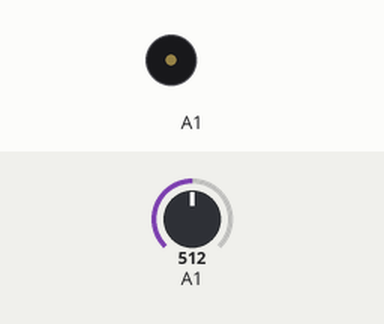
Recording of a sketch running on a simulated Arduino Uno, built with avr-gcc and run on an emulated ATmega328P. Shown: buzzer (waves = sounding). The inputs (shaded band) are chosen by the test bench; at power-on: A1 = 512.

Above: at 1.2 s.
1.3 s: A1 set to 5
2.8 s: A1 set to 2
At 3.5 s:
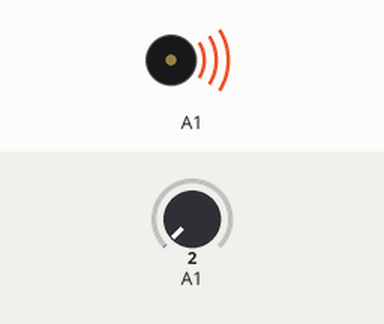
Timing chart, 0 to 11.8 s (numbered marks = the images above; inputs shaded):
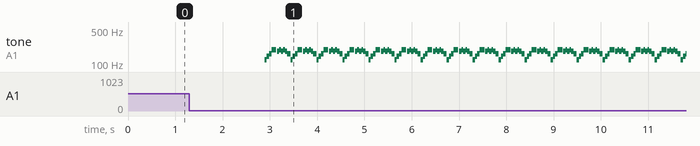

The sketch:

taptap.ino
```cpp
/*

Reports a tone the number of times a speaker is tapped
Speaker is connected between A0 and ground
Don't push the speaker too hard!!
Add a potentiometer for setting the threshold pulse from speaker
A piezo disk can be used with a 10k resistor in parallel with the disk
the threshold signal must be adjusted for a disk and you can tape
it to a table or box to help it sound louder
Created by Dorian McIntire - dorianmc@gmail.com

*/

byte tapCount = 0;
long int tapTime = millis();

void setup()
{
}

int B2 = 123;
      int D3 = 146;
      int E3 = 164;
      int G3 = 196;
      int Fs3 = 185;
void loop()
{
int sensorValue = analogRead(A1);
Serial.println(sensorValue);


if(sensorValue > 3) //detect a tap
  {
    delay(110);
    tapCount = tapCount + 1; //increment tap count
    tapTime = millis(); //record current system time
  } //end if 1
pinMode(A1,OUTPUT);

if (tapTime < (millis() - 10)) //if more than 0.4 seconds have elapsed since last tap
{
  for(int x=0; x < tapCount; x++)
    {
      // B2, D3, E3, G3, G3, F3#, G3, F3#, G3, F3#, E3


      tone(A1,B2);
      delay(50);
      tone(A1,D3);
      delay(50);
      tone(A1,E3);
      delay(50);
      tone(A1,G3);
      delay(50);
      tone(A1,G3);
      delay(50);
      noTone(A1);
      delay(15);
      tone(A1,Fs3);
      delay(50);
      tone(A1,G3);
      delay(35);
      tone(A1,Fs3);
      delay(50);
      tone(A1,G3);
      delay(35);
      tone(A1,Fs3);
      delay(50);
      tone(A1,E3);
      delay(65);
      noTone(A1);


    }//end for
  pinMode(A1,INPUT);
  tapCount = 0;
}//end if 2

delay(5); // delay in between reads for stability
} // end loop
```

Measured:
- the behaviour switches between 4 and 3 on A1 (found by bisection; images 0 and 1)
- after the input at 1.3 s, every drawn part: stays the same
- after the input at 2.8 s, tone on A1: silent → 123 Hz after 0.09 s, then repeats every 0.55 s: 146 Hz 0.05 s, 164 Hz 0.05 s, 196 Hz 0.10 s, silent 0.02 s, 2 × (185 Hz 0.05 s, 196 Hz 0.04 s), 185 Hz 0.05 s, 164 Hz 0.07 s, 123 Hz 0.05 s
